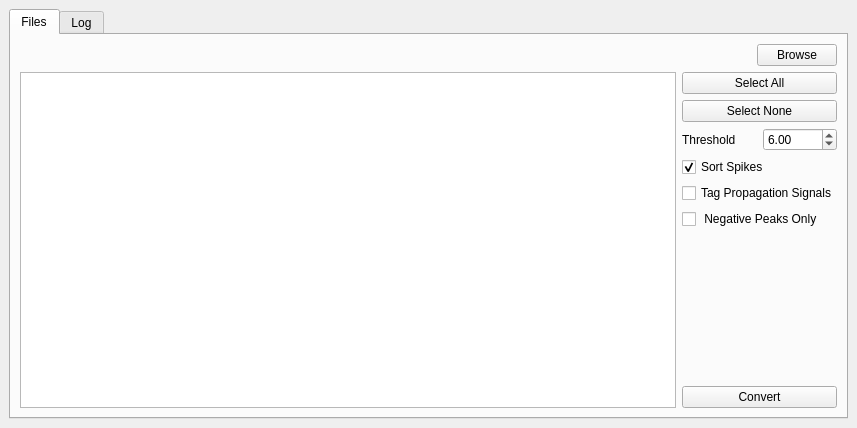
<?xml version="1.0" encoding="UTF-8"?>
<ui version="4.0">
 <class>MainWindow</class>
 <widget class="QMainWindow" name="MainWindow">
  <property name="geometry">
   <rect>
    <x>0</x>
    <y>0</y>
    <width>857</width>
    <height>428</height>
   </rect>
  </property>
  <property name="windowTitle">
   <string>MainWindow</string>
  </property>
  <widget class="QWidget" name="centralwidget">
   <layout class="QVBoxLayout" name="verticalLayout_2">
    <item>
     <widget class="QTabWidget" name="tabWidget">
      <property name="currentIndex">
       <number>0</number>
      </property>
      <widget class="QWidget" name="tab">
       <attribute name="title">
        <string>Files</string>
       </attribute>
       <layout class="QVBoxLayout" name="verticalLayout_4">
        <item>
         <layout class="QHBoxLayout" name="horizontalLayout" stretch="1,0">
          <item>
           <widget class="QLabel" name="directoryLabel">
            <property name="text">
             <string/>
            </property>
           </widget>
          </item>
          <item>
           <widget class="QPushButton" name="browseButton">
            <property name="text">
             <string>Browse</string>
            </property>
           </widget>
          </item>
         </layout>
        </item>
        <item>
         <layout class="QHBoxLayout" name="horizontalLayout_4">
          <item>
           <widget class="QListWidget" name="filenameListWidget">
            <property name="selectionMode">
             <enum>QAbstractItemView::ExtendedSelection</enum>
            </property>
           </widget>
          </item>
          <item>
           <layout class="QVBoxLayout" name="verticalLayout">
            <item>
             <widget class="QPushButton" name="selectAllButton">
              <property name="text">
               <string>Select All</string>
              </property>
             </widget>
            </item>
            <item>
             <widget class="QPushButton" name="selectNoneButton">
              <property name="text">
               <string>Select None</string>
              </property>
             </widget>
            </item>
            <item>
             <layout class="QHBoxLayout" name="horizontalLayout_3">
              <item>
               <widget class="QLabel" name="label">
                <property name="text">
                 <string>Threshold</string>
                </property>
               </widget>
              </item>
              <item>
               <widget class="QDoubleSpinBox" name="thresholdSpinBox">
                <property name="minimum">
                 <double>1.000000000000000</double>
                </property>
                <property name="maximum">
                 <double>100.000000000000000</double>
                </property>
                <property name="value">
                 <double>6.000000000000000</double>
                </property>
               </widget>
              </item>
             </layout>
            </item>
            <item>
             <widget class="QCheckBox" name="spikeSortCheckBox">
              <property name="text">
               <string>Sort Spikes</string>
              </property>
              <property name="checked">
               <bool>true</bool>
              </property>
             </widget>
            </item>
            <item>
             <widget class="QCheckBox" name="tagPropagationCheckBox">
              <property name="text">
               <string>Tag Propagation Signals</string>
              </property>
             </widget>
            </item>
            <item>
             <widget class="QCheckBox" name="negativePeakOnlyCheckBox">
              <property name="text">
               <string> Negative Peaks Only</string>
              </property>
             </widget>
            </item>
            <item>
             <spacer name="verticalSpacer">
              <property name="orientation">
               <enum>Qt::Vertical</enum>
              </property>
              <property name="sizeHint" stdset="0">
               <size>
                <width>20</width>
                <height>40</height>
               </size>
              </property>
             </spacer>
            </item>
            <item>
             <widget class="QPushButton" name="convertButton">
              <property name="text">
               <string>Convert</string>
              </property>
             </widget>
            </item>
           </layout>
          </item>
         </layout>
        </item>
       </layout>
      </widget>
      <widget class="QWidget" name="tab_2">
       <attribute name="title">
        <string notr="true">Log</string>
       </attribute>
       <layout class="QVBoxLayout" name="verticalLayout_3">
        <item>
         <widget class="QTextEdit" name="logTextEdit">
          <property name="enabled">
           <bool>true</bool>
          </property>
          <property name="readOnly">
           <bool>true</bool>
          </property>
         </widget>
        </item>
       </layout>
      </widget>
     </widget>
    </item>
   </layout>
  </widget>
 </widget>
 <resources/>
 <connections/>
</ui>
